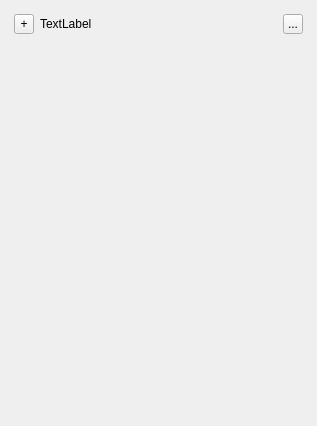
<?xml version="1.0" encoding="UTF-8"?>
<ui version="4.0">
 <class>ObjectContainer</class>
 <widget class="QWidget" name="ObjectContainer">
  <property name="geometry">
   <rect>
    <x>0</x>
    <y>0</y>
    <width>317</width>
    <height>426</height>
   </rect>
  </property>
  <property name="windowTitle">
   <string>Form</string>
  </property>
  <layout class="QVBoxLayout" name="verticalLayout">
   <property name="spacing">
    <number>0</number>
   </property>
   <property name="leftMargin">
    <number>5</number>
   </property>
   <property name="topMargin">
    <number>5</number>
   </property>
   <property name="rightMargin">
    <number>5</number>
   </property>
   <property name="bottomMargin">
    <number>0</number>
   </property>
   <item>
    <widget class="QWidget" name="ObjectHeader" native="true">
     <layout class="QHBoxLayout" name="horizontalLayout">
      <item>
       <widget class="QToolButton" name="buttonFold">
        <property name="maximumSize">
         <size>
          <width>20</width>
          <height>20</height>
         </size>
        </property>
        <property name="text">
         <string>+</string>
        </property>
        <property name="checkable">
         <bool>false</bool>
        </property>
        <property name="checked">
         <bool>false</bool>
        </property>
       </widget>
      </item>
      <item>
       <widget class="QLabel" name="labelName">
        <property name="text">
         <string>TextLabel</string>
        </property>
       </widget>
      </item>
      <item>
       <widget class="QToolButton" name="buttonContext">
        <property name="maximumSize">
         <size>
          <width>20</width>
          <height>20</height>
         </size>
        </property>
        <property name="baseSize">
         <size>
          <width>0</width>
          <height>0</height>
         </size>
        </property>
        <property name="text">
         <string>...</string>
        </property>
       </widget>
      </item>
     </layout>
    </widget>
   </item>
   <item>
    <widget class="QWidget" name="ObjectInnerContainer" native="true">
     <property name="sizePolicy">
      <sizepolicy hsizetype="Preferred" vsizetype="Expanding">
       <horstretch>0</horstretch>
       <verstretch>0</verstretch>
      </sizepolicy>
     </property>
    </widget>
   </item>
  </layout>
 </widget>
 <resources/>
 <connections/>
</ui>
